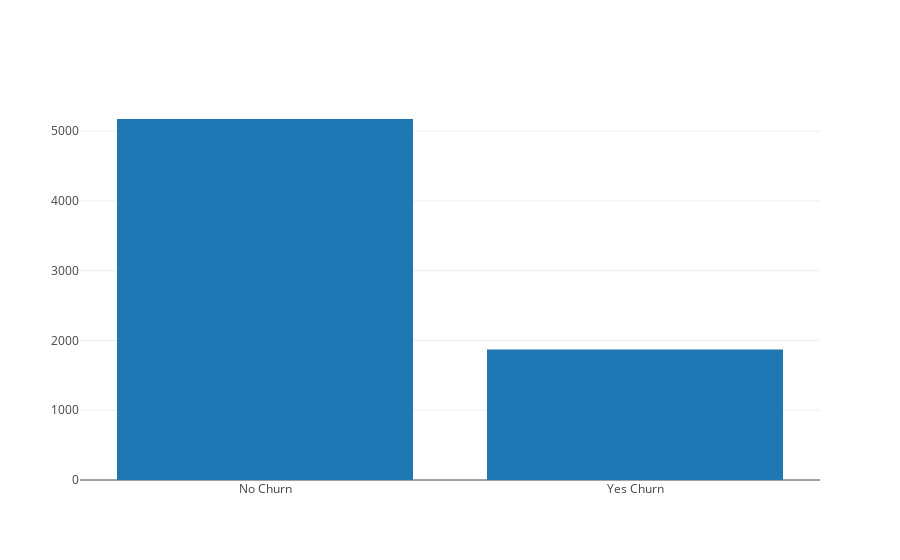

The cell this chart's notebook holds for it:
### Code cell
data = [go.Bar(
            x=['No Churn','Yes Churn'],
            y=[no,yes]
    )]
iplot(data, filename='basic-bar')

### Figure 1 — Plotly figure (JSON) as saved in the notebook; plotly's stock layout.template omitted (floating-point values rounded to 4 significant figures)
{"data": [{"type": "bar", "uid": "a7bdd619-1a96-495b-a491-e22d73c64eda", "x": ["No Churn", "Yes Churn"], "y": [5174, 1869]}], "layout": {}}
